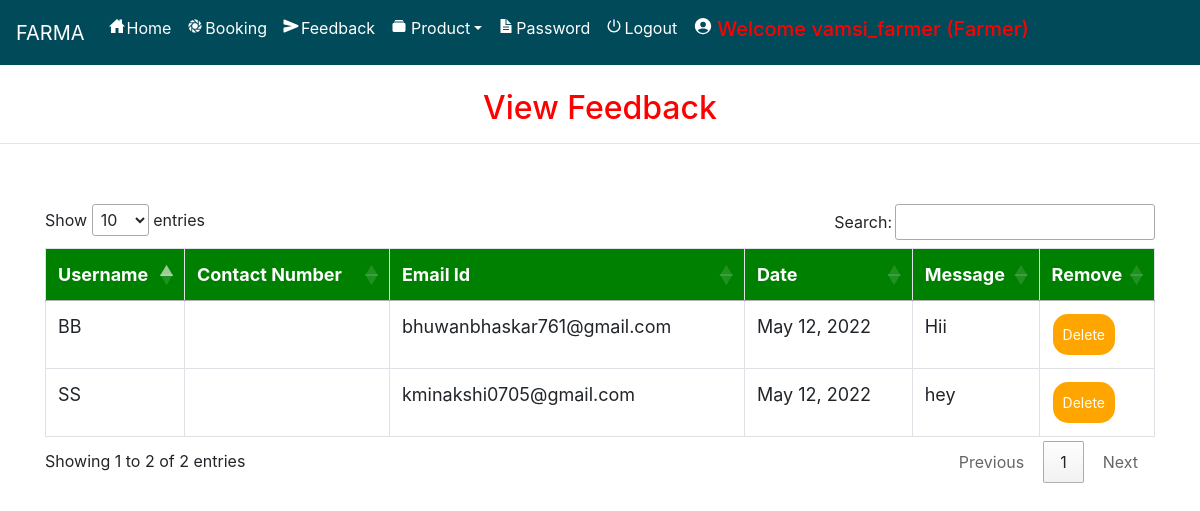
Screenshot of /view_feedback (signed in) with the database file from the repository.
### farmerapp/models.py (models this page shows, shortened)
class Send_Feedback(models.Model):
    profile = models.ForeignKey(Profile, on_delete=models.CASCADE, null=True)
    message1 = models.TextField(null=True)
    date = models.CharField(max_length=30, null=True)

class Profile(models.Model):
    user = models.ForeignKey(User, on_delete=models.CASCADE, null=True)
    city = models.CharField(max_length=30, null=True)
    address = models.CharField(max_length=50, null=True)
    user_type = models.CharField(max_length=10, null=True)
    status =  models.CharField(max_length=30, null=True, default="Pending")
    image = models.FileField(null=True)

### farmerapp/views.py (the view)
# urls.py: path('view_feedback', View_feedback, name='view_feedback'),
def View_feedback(request):
    if not request.user.is_authenticated:
        return redirect('login_admin')
    feed = Send_Feedback.objects.all()
    d = {'feed': feed}
    return render(request, 'view_feedback.html', d)

### farmerapp/templates/view_feedback.html (shortened to what this page needs)
{% extends 'navigation.html' %}
{% block body %}
<center><h2 style="color:red;margin-top:2%">View Feedback</h2></center><hr>
<div class="container" style="margin-top:5%">
<table class="table table-bordered" id="myTable" >
  <thead>
  <tr>
    <th>Username</th>
    <th>Contact Number</th>
      <th> Email Id</th>
    <th>Date</th>
      <th>Message</th>
    <th>Remove</th>
  </tr>
  </thead>
   <tbody>
    {% for i in feed %}
  <tr>
    <td>{{i.profile.user.username}}</td>
    <td>{{i.profile.contact}}</td>
      <td>{{i.profile.user.email}}</td>
      <td>{{i.date}}</td>
      <td>{{i.message1}}</td>
      <td><a href="{% url 'delete_feedback' i.id %}" onclick="return confirm('Are you sure?')"><button class="button button1">Delete</button></a></td>
  </tr>
    {% endfor %}
    </tbody>
</table>
</div>
{% endblock %}

### farmerapp/templates/navigation.html (shortened to what this page needs)
<!DOCTYPE html>
<html lang="en">
<head>
    {% load static %}
     <link rel="stylesheet" href="https://maxcdn.bootstrapcdn.com/bootstrap/4.0.0/css/bootstrap.min.css">
  <link rel = stylesheet href = "//cdn.datatables.net/1.10.19/css/jquery.dataTables.min.css">
<link rel="stylesheet" href="https://cdnjs.cloudflare.com/ajax/libs/font-awesome/4.7.0/css/font-awesome.min.css">
</head>
<body style="background-color:white">
<nav class="navbar navbar-expand-sm" style="background-color:rgb(1, 74, 90)">
  <a class="navbar-brand" href="#" style="color:White">FARMA</a>
  <ul class="navbar-nav">
    {% if request.user.username %}
    {% if request.user.profile_set.all.0.user_type == "Seller" %}
    <li class="nav-item">
      <a class="nav-link" href="{% url 'home' %}" style="color:white"><ion-icon style="margin-right:2px" name="home-sharp"></ion-icon>Home</a>
    </li>
    <li class="nav-item">
      <a class="nav-link" href="{% url 'admin_viewBooking' %}" style="color:white"><ion-icon style="margin-right:2px" name="aperture"></ion-icon>Booking</a>
    </li>
    <li class="nav-item">
      <a class="nav-link" href="{% url 'send_feedback' request.user.id %}" style="color:white"><ion-icon style="margin-right:2px" name="send"></ion-icon>Feedback</a>
    </li>
    <li class="nav-item dropdown">
      <a class="nav-link dropdown-toggle" data-toggle="dropdown" href="#" role="button" aria-haspopup="true" aria-expanded="false" style="color:white"><ion-icon style="margin-right:4px" name="albums"></ion-icon>Product</a>
    </li>
    <li class="nav-item">
      <a class="nav-link" href="{% url 'change_password' %}" style="color:white"><ion-icon style="margin-right:2px" name="document-text-sharp"></ion-icon>Password</a>
    </li>
    {% endif %}
    {% endif %}
    {% if request.user.is_authenticated %}
    <li class="nav-item">
    <a class="nav-link" href="/logoutuser" style="color:white"><ion-icon style="margin-right:2px" name="power-sharp"></ion-icon>Logout</a>
    </li>
    {% if not request.user.is_staff %}
    <li class="nav-item">
      <a href="{% url 'profile' request.user.id %}"><h5 class="nav-link" style="color:red"><ion-icon style="margin-right:4px;color:white" name="person-circle-sharp"></ion-icon>Welcome {{request.user.username}} {% if request.user.profile_set.all.0.user_type == 'Seller' %}(Farmer){% endif %}</h5>
      </a></li>
    {% else %}
    <li class="nav-item">
      <h5  class="nav-link" style="color:red"><ion-icon style="margin-right:4px;color:white" name="person-circle-sharp"></ion-icon>Welcome {{request.user.username}} {% if request.user.profile_set.all.0.user_type == 'Seller' %}(Farmer){% endif %}</h5>
    </li>
    {% endif %}
    {% endif %}
    </ul>
</nav>
{% block body %}
{% endblock %}
</body></html>

### farmerapp/templates/navigation.html (style rules this page uses)
* { box-sizing: border-box; }
#myTable { border-collapse: collapse; width: 100%; border: 1px solid #ddd; font-size: 18px; }
#myTable th { text-align: left; padding: 12px; background-color: green; color: white; }
#myTable td { text-align: left; padding: 12px; background-color: white; }
#myTable tr { border-bottom: 1px solid #ddd; }
.button { background-color: orange; border: none; color: white; padding: 10px; text-align: center; text-decoration: none; display: inline-block; font-size: 14px; margin: 1px 1px; cursor: pointer; }
.button1 { border-radius: 15px; }

### rows the page displays
Send_Feedback: profile.user.username "BB", profile.user.email "bhuwanbhaskar761@gmail.com", date "May 12, 2022", message1 "Hii"
Send_Feedback: profile.user.username "SS", profile.user.email "kminakshi0705@gmail.com", date "May 12, 2022", message1 "hey"

### other values shown
{{ request.user.username }} "vamsi_farmer"
